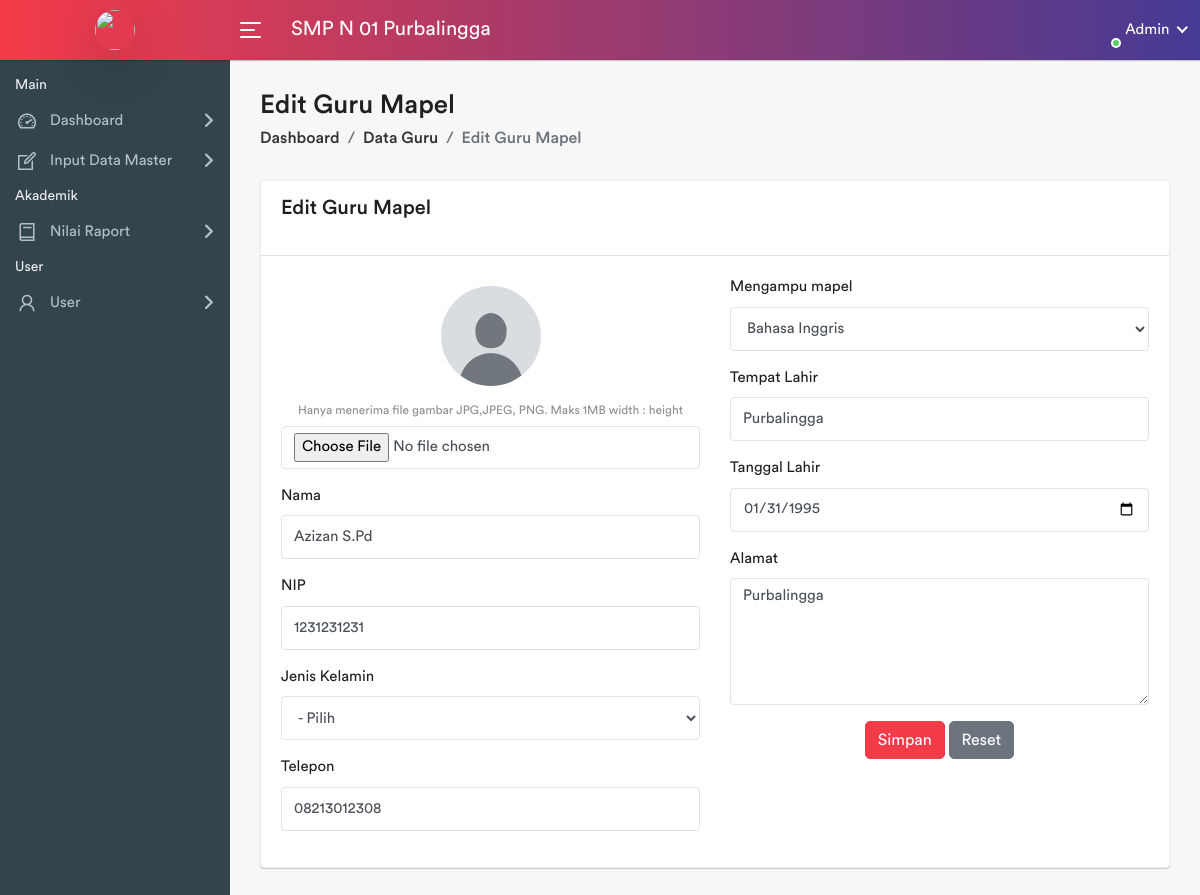
Screenshot of /pages/guru/edit-Guru.php?id=2 (signed in) with the database file from the repository.
### tables this page shows
CREATE TABLE `sekolah` (
  `sekolah_id` int(11) NOT NULL,
  `nama_sekolah` varchar(100) NOT NULL,
  `npsn` varchar(10) NOT NULL,
  `jenjang` varchar(10) NOT NULL,
  `status` varchar(10) NOT NULL,
  `alamat_sekolah` varchar(255) DEFAULT NULL,
  `tahun_berdiri` int(11) DEFAULT NULL,
  `akreditasi` varchar(10) DEFAULT NULL,
  `kepala_sekolah` varchar(100) DEFAULT NULL,
  `telepon_sekolah` varchar(15) DEFAULT NULL,
  `email_sekolah` varchar(50) DEFAULT NULL,
  `website_sekolah` varchar(100) DEFAULT NULL,
  `gambar` varchar(255) NOT NULL
);

CREATE TABLE `guru` (
  `guru_id` int(11) NOT NULL,
  `nama_guru` varchar(100) NOT NULL,
  `nip` varchar(10) NOT NULL,
  `jk` enum('L','P') DEFAULT NULL,
  `notelp` varchar(15) DEFAULT NULL,
  `alamat` varchar(255) DEFAULT NULL,
  `tempat_lahir` varchar(100) NOT NULL,
  `tanggal_lahir` date DEFAULT NULL,
  `mapel_id` int(11) DEFAULT NULL,
  `foto` varchar(255) NOT NULL
);

### pages/guru/edit-Guru.php (the view, shortened to what this page needs)
<?php
    require_once "../template/header.php";
    require_once "../template/sidebar.php";
    if(isset($_GET["id"])){
        $id = $_GET["id"];
        $sql = "SELECT * FROM guru where guru_id = '$id'";
        $result = mysqli_query($koneksi,$sql);
        $row = mysqli_fetch_array($result);
}
?>
<div class="page-wrapper">
    <div class="content container-fluid">
        <div class="page-header">
            <div class="row">
                <div class="col-sm-12">
                    <h3 class="page-title">Edit Guru Mapel</h3>
                    <ul class="breadcrumb">
                        <li class="breadcrumb-item"><a href="index.html">Dashboard</a></li>
                        <li class="breadcrumb-item"><a href="index.php">Data Guru</a></li>
                        <li class="breadcrumb-item active">Edit Guru Mapel</li>
                    </ul>
                </div>
            </div>
        </div>
        <div class="row">
            <div class="col-md-12">
                <div class="card">
                    <div class="card-header">
                        <div class="card-title">Edit Guru Mapel</div>
                    </div>
                    <div class="card-body">
                        <form action="" method="post" enctype="multipart/form-data">
                            <div class="row">
                                <div class="col-md-6">
                                    <div class="form-group text-center">
                                        <img id="imagePreview" src="<?=$row['foto']?>" alt="Preview"
                                            style="max-width: 100%; max-height: 100px; margin-top: 10px;"
                                            class="mb-2 rounded-circle">
                                        <small class="form-text text-muted">Hanya menerima file gambar JPG,JPEG,
                                            PNG. Maks 1MB width :
                                            height</small>
                                        <input type="file" name="foto" id="fotoInput" class="form-control"
                                            onchange="previewImage()">
                                    </div>
                                    <div class="form-group">
                                        <label for="nama">Nama</label>
                                        <input required type="text" class="form-control" id="nama" name="nama"
                                            value="<?=$row['nama_guru']?>">
                                    </div>
                                    <div class="form-group">
                                        <label for="nip">NIP</label>
                                        <input id="nip" class="form-control" type="text" name="nip" required
                                            maxlength="10" value="<?=$row['nip']?>">
                                    </div>
                                    <div class="form-group">
                                        <label for="jk">Jenis Kelamin</label>
                                        <select name="jk" id="jk" class="form-control">
                                            <option value="">- Pilih </option>
                                        </select>
                                    </div>
                                    <div class="form-group">
                                        <label for="notelp">Telepon</label>
                                        <input id="notelp" class="form-control" type="text" name="notelp" maxlength="13"
                                            value="<?=$row['notelp']?>">
                                    </div>
                                </div>
                                <div class="col-md-6">
                                    <div class="form-group">
                                        <label for="mapel">Mengampu mapel</label>
                                        <select name="mapel" id="mapel" class="form-control">
                                            <?php
                                                $sql = "SELECT * FROM mata_pelajaran";
                                                $result = mysqli_query($koneksi, $sql);
                                                while($data = mysqli_fetch_array($result)){
                                                    $selected = $data['mapel_id'] == $row['mapel_id'] ? 'selected' : '';
                                                    echo "<option value='".$data['mapel_id']."' ".$selected.">".$data['nama_mapel']."</option>";
                                                }
                                            ?>
                                        </select>
                                    </div>
                                    <div class="form-group">
                                        <label for="tempat">Tempat Lahir</label>
                                        <input id="tempat" class="form-control" type="text" name="tempat"
                                            value="<?=$row['tempat_lahir']?>">
                                    </div>
                                    <div class="form-group">
                                        <label for="tanggal">Tanggal Lahir</label>
                                        <input id="tanggal" class="form-control" type="date" name="tanggal"
                                            value="<?=$row['tanggal_lahir']?>">
                                    </div>
                                    <div class="form-group">
                                        <label for="alamat">Alamat</label>
                                        <textarea id="alamat" class="form-control" name="alamat" cols="30"
                                            rows="5"><?=$row['alamat']?></textarea>
                                    </div>
                                    <div class="form-group text-center">
                                        <button type="submit" class="btn btn-primary" name="simpan">Simpan</button>
                                        <button type="reset" class="btn btn-secondary">Reset</button>
                                    </div>
                                </div>
                            </div>
                        </form>
                    </div>
                </div>
            </div>
        </div>
    </div>
</div>
<?php
    require_once '../template/footer.php';

### pages/template/sidebar-admin.php (shortened to what this page needs)
<body>
    <div class="main-wrapper">
        <div class="header">
            <div class="header-left">
                <a href="../../<?=$_SESSION['mainurl']?>" class="logo">
                    <img src="<?=$_SESSION['foto']?>" width="40" height="40" alt="" class="rounded-circle shadow-lg">
                </a>
            </div>
            <a id="toggle_btn" href="javascript:void(0);">
                <span class="bar-icon">
                    <span></span>
                    <span></span>
                    <span></span>
                </span>
            </a>
            <?php
        $query = "SELECT nama_sekolah FROM sekolah";
        $result = mysqli_query($koneksi, $query);
        $data = mysqli_fetch_assoc($result);
        ?>
            <div class="page-title-box">
                <h3><?=$data['nama_sekolah']?></h3>
            </div>
            <ul class="nav user-menu">
                <li class="nav-item dropdown has-arrow main-drop">
                    <a href="#" class="dropdown-toggle nav-link" data-toggle="dropdown">
                        <span class="user-img"><img src="<?=$_SESSION['foto']?>" alt="">
                            <span class="status online"></span>
                        </span>
                        <span>Admin</span>
                    </a>
                </li>
            </ul>
        </div>
        <div class="sidebar" id="sidebar">
            <div class="sidebar-inner slimscroll">
                <div id="sidebar-menu" class="sidebar-menu">
                    <ul>
                        <li class="menu-title">
                            <span>Main</span>
                        </li>
                        <li class="submenu">
                            <a href="#"><i class="la la-dashboard"></i> <span> Dashboard</span> <span
                                    class="menu-arrow"></span></a>
                        </li>
                        <li class="submenu">
                            <a href="#"><i class="la la-edit"></i> <span> Input Data Master</span> <span
                                    class="menu-arrow"></span></a>
                        </li>
                        <li class="menu-title">
                            <span>Akademik</span>
                        </li>
                        <li class="submenu">
                            <a href="#"><i class="la la-book"></i> <span> Nilai Raport</span> <span
                                    class="menu-arrow"></span></a>
                        </li>
                        <li class="menu-title">
                            <span>User</span>
                        </li>
                        <li class="submenu">
                            <a href="#"><i class="la la-user"></i> <span> User </span> <span
                                    class="menu-arrow"></span></a>
                        </li>
                    </ul>
                </div>
            </div>
        </div>

### rows the page displays
sekolah: nama_sekolah "SMP N 01 Purbalingga"
guru: foto (placeholder picture), nama "Azizan S.Pd", nip "1231231231", notelp "08213012308", tempat "Purbalingga", tanggal "01/31/1995", alamat "Purbalingga"

### other values shown
form field mapel "Bahasa Inggris"
